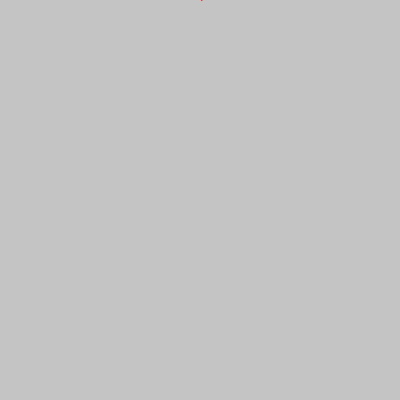
Frame 1 (no input)
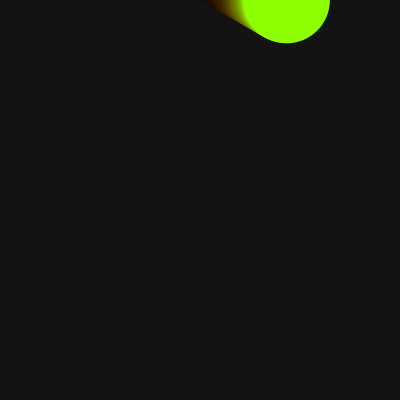
Frame 60 (the mouse pressed at the canvas centre just before this capture)
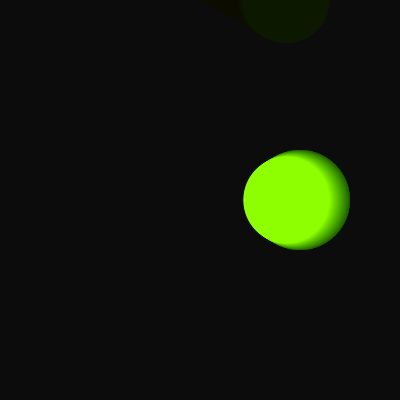
Frame 120 (the mouse held since frame 60 and released just before this capture)

The Processing sketch that drew these frames (run headless with seeded random() and noise(); from frame 60 on, the mouse is pressed at the canvas centre):

// Processing sketch: processing_4815
// ── processing_4815.pde



void setup(){
  size(400, 400);
  colorMode(HSB, 360, 255, 255);
 
  smooth();
  noStroke();
}

void draw(){
  pushMatrix();
    fill(0, 10);
    rect(0, 0, width, height);
  popMatrix();
  
  float scale = sin(radians(frameCount%360)) *100;

  fill(scale, 255, 255);
  translate(width/2, 0);
  ellipse(scale, mouseY, abs(scale), abs(scale));
}
